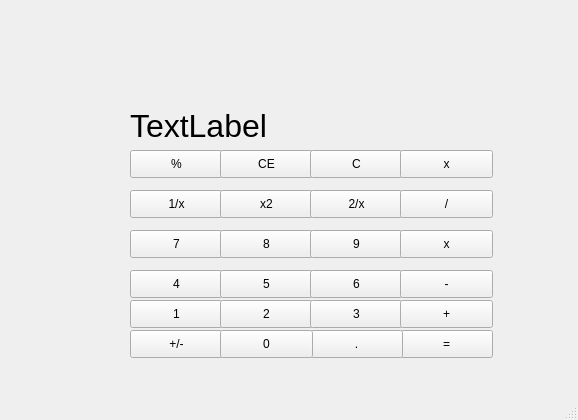
<?xml version="1.0" encoding="UTF-8"?>
<ui version="4.0">
 <class>MainWindow</class>
 <widget class="QMainWindow" name="MainWindow">
  <property name="geometry">
   <rect>
    <x>0</x>
    <y>0</y>
    <width>578</width>
    <height>420</height>
   </rect>
  </property>
  <property name="windowTitle">
   <string>MainWindow</string>
  </property>
  <widget class="QWidget" name="centralwidget">
   <widget class="QPushButton" name="pushButton">
    <property name="geometry">
     <rect>
      <x>130</x>
      <y>150</y>
      <width>93</width>
      <height>28</height>
     </rect>
    </property>
    <property name="text">
     <string>%</string>
    </property>
   </widget>
   <widget class="QPushButton" name="pushButton_2">
    <property name="geometry">
     <rect>
      <x>220</x>
      <y>150</y>
      <width>93</width>
      <height>28</height>
     </rect>
    </property>
    <property name="text">
     <string>CE</string>
    </property>
   </widget>
   <widget class="QPushButton" name="pushButton_3">
    <property name="geometry">
     <rect>
      <x>310</x>
      <y>150</y>
      <width>93</width>
      <height>28</height>
     </rect>
    </property>
    <property name="text">
     <string>C</string>
    </property>
   </widget>
   <widget class="QPushButton" name="pushButton_4">
    <property name="geometry">
     <rect>
      <x>400</x>
      <y>150</y>
      <width>93</width>
      <height>28</height>
     </rect>
    </property>
    <property name="text">
     <string>x</string>
    </property>
   </widget>
   <widget class="QPushButton" name="pushButton_5">
    <property name="geometry">
     <rect>
      <x>130</x>
      <y>190</y>
      <width>93</width>
      <height>28</height>
     </rect>
    </property>
    <property name="text">
     <string>1/x</string>
    </property>
   </widget>
   <widget class="QPushButton" name="pushButton_6">
    <property name="geometry">
     <rect>
      <x>220</x>
      <y>190</y>
      <width>93</width>
      <height>28</height>
     </rect>
    </property>
    <property name="text">
     <string>x2</string>
    </property>
   </widget>
   <widget class="QPushButton" name="pushButton_7">
    <property name="geometry">
     <rect>
      <x>310</x>
      <y>190</y>
      <width>93</width>
      <height>28</height>
     </rect>
    </property>
    <property name="text">
     <string>2/x</string>
    </property>
   </widget>
   <widget class="QPushButton" name="pushButton_8">
    <property name="geometry">
     <rect>
      <x>400</x>
      <y>190</y>
      <width>93</width>
      <height>28</height>
     </rect>
    </property>
    <property name="text">
     <string>/</string>
    </property>
   </widget>
   <widget class="QPushButton" name="pushButton_9">
    <property name="geometry">
     <rect>
      <x>130</x>
      <y>230</y>
      <width>93</width>
      <height>28</height>
     </rect>
    </property>
    <property name="text">
     <string>7</string>
    </property>
   </widget>
   <widget class="QPushButton" name="pushButton_10">
    <property name="geometry">
     <rect>
      <x>220</x>
      <y>230</y>
      <width>93</width>
      <height>28</height>
     </rect>
    </property>
    <property name="text">
     <string>8</string>
    </property>
   </widget>
   <widget class="QPushButton" name="pushButton_11">
    <property name="geometry">
     <rect>
      <x>310</x>
      <y>230</y>
      <width>93</width>
      <height>28</height>
     </rect>
    </property>
    <property name="text">
     <string>9</string>
    </property>
   </widget>
   <widget class="QPushButton" name="pushButton_12">
    <property name="geometry">
     <rect>
      <x>400</x>
      <y>230</y>
      <width>93</width>
      <height>28</height>
     </rect>
    </property>
    <property name="text">
     <string>x</string>
    </property>
   </widget>
   <widget class="QPushButton" name="pushButton_13">
    <property name="geometry">
     <rect>
      <x>130</x>
      <y>270</y>
      <width>93</width>
      <height>28</height>
     </rect>
    </property>
    <property name="text">
     <string>4</string>
    </property>
   </widget>
   <widget class="QPushButton" name="pushButton_14">
    <property name="geometry">
     <rect>
      <x>220</x>
      <y>270</y>
      <width>93</width>
      <height>28</height>
     </rect>
    </property>
    <property name="text">
     <string>5</string>
    </property>
   </widget>
   <widget class="QPushButton" name="pushButton_15">
    <property name="geometry">
     <rect>
      <x>310</x>
      <y>270</y>
      <width>93</width>
      <height>28</height>
     </rect>
    </property>
    <property name="text">
     <string>6</string>
    </property>
   </widget>
   <widget class="QPushButton" name="pushButton_16">
    <property name="geometry">
     <rect>
      <x>400</x>
      <y>270</y>
      <width>93</width>
      <height>28</height>
     </rect>
    </property>
    <property name="text">
     <string>-</string>
    </property>
   </widget>
   <widget class="QPushButton" name="pushButton_17">
    <property name="geometry">
     <rect>
      <x>130</x>
      <y>300</y>
      <width>93</width>
      <height>28</height>
     </rect>
    </property>
    <property name="text">
     <string>1</string>
    </property>
   </widget>
   <widget class="QPushButton" name="pushButton_18">
    <property name="geometry">
     <rect>
      <x>220</x>
      <y>300</y>
      <width>93</width>
      <height>28</height>
     </rect>
    </property>
    <property name="text">
     <string>2</string>
    </property>
   </widget>
   <widget class="QPushButton" name="pushButton_19">
    <property name="geometry">
     <rect>
      <x>310</x>
      <y>300</y>
      <width>93</width>
      <height>28</height>
     </rect>
    </property>
    <property name="text">
     <string>3</string>
    </property>
   </widget>
   <widget class="QPushButton" name="pushButton_20">
    <property name="geometry">
     <rect>
      <x>400</x>
      <y>300</y>
      <width>93</width>
      <height>28</height>
     </rect>
    </property>
    <property name="text">
     <string>+</string>
    </property>
   </widget>
   <widget class="QPushButton" name="pushButton_21">
    <property name="geometry">
     <rect>
      <x>130</x>
      <y>330</y>
      <width>93</width>
      <height>28</height>
     </rect>
    </property>
    <property name="text">
     <string>+/-</string>
    </property>
   </widget>
   <widget class="QPushButton" name="pushButton_22">
    <property name="geometry">
     <rect>
      <x>400</x>
      <y>330</y>
      <width>93</width>
      <height>28</height>
     </rect>
    </property>
    <property name="text">
     <string>=</string>
    </property>
   </widget>
   <widget class="QPushButton" name="pushButton_23">
    <property name="geometry">
     <rect>
      <x>310</x>
      <y>330</y>
      <width>93</width>
      <height>28</height>
     </rect>
    </property>
    <property name="text">
     <string>.</string>
    </property>
   </widget>
   <widget class="QPushButton" name="pushButton_25">
    <property name="geometry">
     <rect>
      <x>220</x>
      <y>330</y>
      <width>93</width>
      <height>28</height>
     </rect>
    </property>
    <property name="text">
     <string>0</string>
    </property>
   </widget>
   <widget class="QLabel" name="label">
    <property name="geometry">
     <rect>
      <x>130</x>
      <y>100</y>
      <width>361</width>
      <height>51</height>
     </rect>
    </property>
    <property name="font">
     <font>
      <pointsize>24</pointsize>
     </font>
    </property>
    <property name="text">
     <string>TextLabel</string>
    </property>
   </widget>
  </widget>
  <widget class="QMenuBar" name="menubar">
   <property name="geometry">
    <rect>
     <x>0</x>
     <y>0</y>
     <width>578</width>
     <height>26</height>
    </rect>
   </property>
  </widget>
  <widget class="QStatusBar" name="statusbar"/>
 </widget>
 <resources/>
 <connections/>
</ui>
